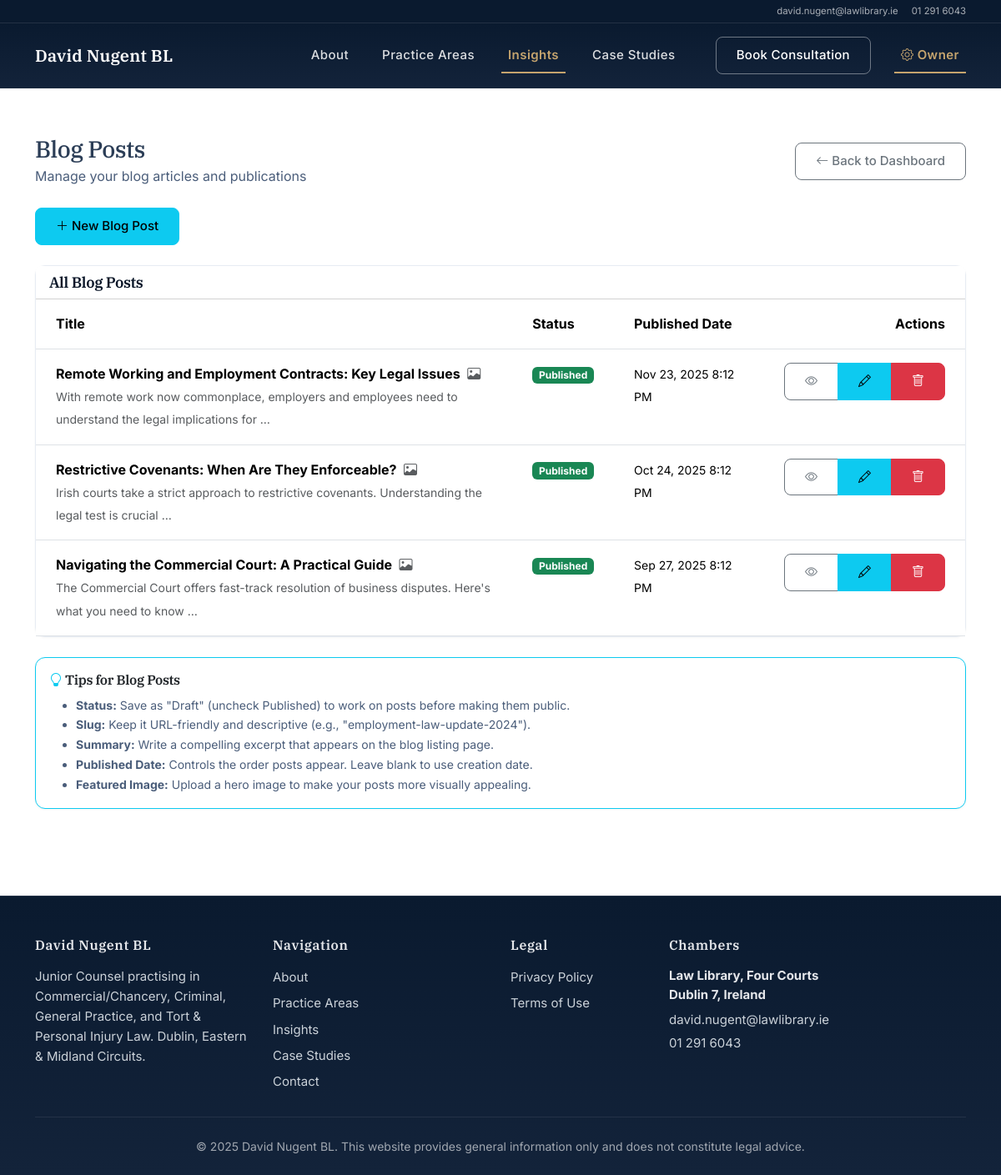
The page /owner/blog/ (signed in) on the database its author committed.
### pages/models.py (models this page shows, shortened)
class PostBase(TimeStamped):
    title = models.CharField(max_length=200)
    slug = models.SlugField(unique=True)
    summary = models.TextField(blank=True)
    body = RichTextField()
    hero_image = models.ImageField(upload_to="posts/", blank=True)
    published = models.BooleanField(default=True)
    published_at = models.DateTimeField(null=True, blank=True)
    class Meta:
        abstract = True
        ordering = ["-published_at", "-created_at"]

class BlogPost(PostBase):
    source_name = models.CharField(max_length=120, blank=True)
    source_url = models.URLField(blank=True)
    def get_absolute_url(self):
        return reverse("blog_detail", args=[self.slug])

### pages/views.py (the view)
# urls.py: path("owner/blog/", views.owner_blog_list, name="owner_blog_list"),
@login_required
@user_passes_test(is_staff_user, login_url='/')
def owner_blog_list(request):
    posts = BlogPost.objects.all()
    return render(request, "SitePages/owner_blog_list.html", {"posts": posts})

### pages/context_processors.py (called while the page is built)
def assistant_enabled(request):
    return {
        'ASSISTANT_ENABLED': settings.ASSISTANT_ENABLED
    }

### pages/views.py (called while the page is built)
def is_staff_user(user):
    return user.is_authenticated and user.is_staff

### Templates/SitePages/owner_blog_list.html (shortened to what this page needs)
{% extends "base.html" %}
{% block content %}
<section class="py-5 bg-body">
  <div class="container">
    <div class="d-flex justify-content-between align-items-center mb-4">
      <div>
        <h1 class="h3 mb-1">Blog Posts</h1>
        <p class="text-ink-600 mb-0">Manage your blog articles and publications</p>
      </div>
      <a href="{% url 'owner_dashboard' %}" class="btn btn-outline-secondary">
        <i class="bi bi-arrow-left"></i> Back to Dashboard
      </a>
    </div>
    <div class="mb-4">
      <a href="{% url 'owner_blog_create' %}" class="btn btn-info">
        <i class="bi bi-plus-lg"></i> New Blog Post
      </a>
    </div>
    <div class="card">
      <div class="card-header bg-white">
        <h5 class="mb-0">All Blog Posts</h5>
      </div>
      <div class="card-body p-0">
        {% if posts %}
          <div class="table-responsive">
            <table class="table table-hover mb-0">
              <thead class="bg-light">
                <tr>
                  <th class="px-4 py-3">Title</th>
                  <th class="px-4 py-3" style="width: 120px;">Status</th>
                  <th class="px-4 py-3" style="width: 180px;">Published Date</th>
                  <th class="px-4 py-3 text-end">Actions</th>
                </tr>
              </thead>
              <tbody>
                {% for post in posts %}
                  <tr>
                    <td class="px-4 py-3">
                      <strong>{{ post.title }}</strong>
                      {% if post.hero_image %}
                        <i class="bi bi-image text-muted ms-1" title="Has featured image"></i>
                      {% endif %}
                      <br>
                      <small class="text-muted">{{ post.summary|truncatewords:15|default:"No summary" }}</small>
                    </td>
                    <td class="px-4 py-3">
                      {% if post.published %}
                        <span class="badge bg-success">Published</span>
                      {% else %}
                        <span class="badge bg-secondary">Draft</span>
                      {% endif %}
                    </td>
                    <td class="px-4 py-3">
                      {% if post.published_at %}
                        <small>{{ post.published_at|date:"M d, Y g:i A" }}</small>
                      {% else %}
                        <small class="text-muted">Not set</small>
                      {% endif %}
                    </td>
                    <td class="px-4 py-3 text-end">
                      <div class="btn-group btn-group-sm">
                        {% if post.published %}
                          <a href="{{ post.get_absolute_url }}" class="btn btn-outline-secondary" target="_blank" title="View public post">
                            <i class="bi bi-eye"></i>
                          </a>
                        {% endif %}
                        <a href="{% url 'owner_blog_edit' post.pk %}" class="btn btn-info" title="Edit">
                          <i class="bi bi-pencil"></i>
                        </a>
                        <a href="{% url 'owner_blog_delete' post.pk %}" class="btn btn-danger" title="Delete">
                          <i class="bi bi-trash"></i>
                        </a>
                      </div>
                    </td>
                  </tr>
                {% endfor %}
              </tbody>
            </table>
          </div>
        {% endif %}
      </div>
    </div>
    <div class="card mt-4 border-info">
      <div class="card-body">
        <h6 class="card-title">
          <i class="bi bi-lightbulb text-info"></i> Tips for Blog Posts
        </h6>
        <ul class="mb-0 text-ink-600 small">
          <li><strong>Status:</strong> Save as "Draft" (uncheck Published) to work on posts before making them public.</li>
          <li><strong>Slug:</strong> Keep it URL-friendly and descriptive (e.g., "employment-law-update-2024").</li>
          <li><strong>Summary:</strong> Write a compelling excerpt that appears on the blog listing page.</li>
          <li><strong>Published Date:</strong> Controls the order posts appear. Leave blank to use creation date.</li>
          <li><strong>Featured Image:</strong> Upload a hero image to make your posts more visually appealing.</li>
        </ul>
      </div>
    </div>
  </div>
</section>
{% endblock %}

### static/css/site.css (style rules this page uses)
:root { --navy-900:#0a1628; --navy-800:#0f1f35; --navy-700:#1a2f4a; --navy-600:#264261; --ink-700:#2b3d56; --ink-600:#4a5d7a; --ink-500:#6b7a93; --ink-400:#8b98ae; --cta:#2878e8; --cta-hover:#1a66d1; --bg:#fafbfd; --white:#ffffff; --border-light:#e7ecf3; --border-lighter:#f1f4f8; }
html { scroll-behavior: smooth; }
body { font-family: 'Inter', -apple-system, BlinkMacSystemFont, 'Segoe UI', sans-serif; font-size: 16px; line-height: 1.7; color: var(--ink-700); -webkit-font-smoothing: antialiased; -moz-osx-font-smoothing: grayscale; }
body.bg-body { background: var(--bg); }
h1, h2, h3, h4, h5, h6, .display-1, .display-2, .display-3, .display-4, .display-5, .display-6 { font-family: 'IBM Plex Serif', Georgia, serif; font-weight: 600; letter-spacing: -0.02em; color: var(--navy-900); line-height: 1.3; }
h1 { font-size: 2.25rem; font-weight: 600; }
h5 { font-size: 1.125rem; font-weight: 600; }
h6 { font-size: 1rem; font-weight: 600; }
p { margin-bottom: 1.25rem; line-height: 1.6; }
.text-ink-600 { color: var(--ink-600); }
.btn { font-weight: 500; font-size: 0.9375rem; padding: 0.625rem 1.5rem; border-radius: 0.5rem; transition: all 0.2s ease; }
.py-5 { padding-top: 3.5rem!important; padding-bottom: 3.5rem!important; }
.card { border: 1px solid var(--border-light); border-radius: 0.75rem; box-shadow: 0 1px 3px rgba(0,0,0,.04); }

### rows shown on the page
BlogPost: title "Remote Working and Employment Contracts: Key Legal Issues", summary "With remote work now commonplace, employers and employees need to understand the legal implications for …", published "Published", published_at "Nov 23, 2025 8:12 PM"
BlogPost: title "Restrictive Covenants: When Are They Enforceable?", summary "Irish courts take a strict approach to restrictive covenants. Understanding the legal test is crucial …", published "Published", published_at "Oct 24, 2025 8:12 PM"
BlogPost: title "Navigating the Commercial Court: A Practical Guide", summary "The Commercial Court offers fast-track resolution of business disputes. Here's what you need to know …", published "Published", published_at "Sep 27, 2025 8:12 PM"
